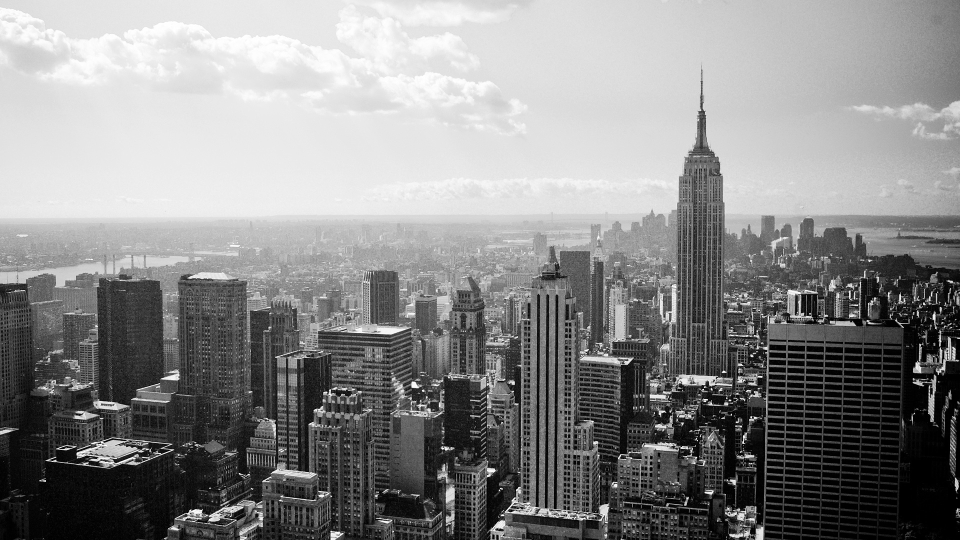
#> input picture Image-lib/background-lib/City/city-wallpaper-11.jpg, 1920 x 1080 px, given as the content of the folder /WebApp2/GeneticDesignProject/Image-lib/background-lib/Dusk/, which was not available (shown at 1/2 size)
$ python apps_instaPostStyle2.py   (older library calls are emulated)
#> lines starting #> are read from the running program, lines starting #| are printed output that depends on the picture; long printed decimals are rounded; pictures that were not available may be replaced by others from this repository, and a replacement may not be noted
### Algorithm_backgroundSelection.py
from PIL import Image
import os, os.path
import random
import numpy as np


def backgroundSelection(category = None):
#> called with category = 'Nature'
    imgBox = []
    cityPath = '/home/linkgish/Desktop/WebApp2/GeneticDesignProject/Image-lib/background-lib/City/'
    dawnPath = '/home/linkgish/Desktop/WebApp2/GeneticDesignProject/Image-lib/background-lib/Dawn/'
    duskPath = '/home/linkgish/Desktop/WebApp2/GeneticDesignProject/Image-lib/background-lib/Dusk/'
    nightPath = '/home/linkgish/Desktop/WebApp2/GeneticDesignProject/Image-lib/background-lib/Night/'

    listNature = [dawnPath, duskPath, nightPath]
    if category == 'Nature':
        selected = random.randint(0,2)
        path = listNature[selected]
        print('Selected Path = ', path)

    if category == 'City':
        path = cityPath
    elif category == 'Dawn':
        path = dawnPath
    elif category == 'Dusk':
        path = duskPath
    elif category == 'Night':
        path = nightPath

    validImage = [".jpg", ".jpeg", ".png"]

    for image in os.listdir(path):
        extensionImage = os.path.splitext(image)[1]
        if extensionImage.lower() not in validImage:
            continue
        imgBox.append(Image.open(os.path.join(path,image)))

    imgRandom = random.randint(0,len(imgBox)-1)
#> imgRandom = 0
    print('Selected Image = ', imgBox[imgRandom])
#| Selected Image =  <PIL.JpegImagePlugin.JpegImageFile image mode=RGB size=1920x1080 at 0x7F7521563310>
    return imgBox[imgRandom]
#> returned value is the input picture: PIL image 1920x1080 RGB; min 0, max 255, mean 136

# backgroundSelection(category='Nature')

### Algorithm_BackgroundManipulation.py
import cv2
import numpy as np
from matplotlib import pyplot as plt

def GammaCorrection(image=None, gamma=2.5):
    lookUpTable = np.empty((1,256), np.uint8)
    for i in range(256):
        lookUpTable[0,i] = np.clip(pow(i / 255.0, gamma) * 255.0, 0, 255)
    res = cv2.LUT(image, lookUpTable)
    return (res)

def whatsGamma(img_source = None):
    plt.hist(img_source.ravel(),256,[0,256])
    histr = cv2.calcHist([img_source], [0], None, [256], [0,256]) #Channel set to 0 for Grayscale image
#> histr = 256 values, max 60220 at index 0, min 2330 at index 254, mean 8100

    dark = np.average(histr[:127])
#> dark = 7412.8
    light = np.average(histr[127:])
#> light = 8776.6
    ave = np.average(histr)
#> ave = 8100
    gamma = ((ave+light)/ave)+0.5
#> gamma = 2.58
    print('Gamma changer algorithm...')
    print('dark = ', dark)
#| dark =  7412.7793
    print('light = ', light)
#| light =  8776.565
    # print('ave = ', ave)
    print('gamma = ', gamma)
#| gamma =  2.584
    # [8 lines of commented-out code are left out]
    return gamma
    # plt.show()

### Algorithm_Crop1x1.py
import cv2
import numpy as np
from PIL import ImageFont, ImageDraw, Image, ImageFilter

def crop1x1_cv2(img_source,img_size):
    #img_source = str(img_source)
    #img = cv2.imread(img_source)
    img = img_source
    old_size = img.shape[:2]       #Original size
    #print(old_size)
    # => (288, 352)
    ratio = float(img_size)/min(old_size)
    new_size = tuple([int(x*ratio) for x in old_size])      #Changed to the new size in same ratio
    #print(ratio,' and ',new_size)
    # => 0.6363636363636364  and  (183, 224)#
    img = cv2.resize(img, (new_size[1], new_size[0]))
    if img.shape[1]>=img.shape[0]:
        gap = (img.shape[1]-img.shape[0])//2
        # print(gap)
        new_img = img[0:img.shape[0], gap:img.shape[0]+gap]
        # new_img = img[img.shape[1]:10, img.shape[0]:50]
    else:
        gap = (img.shape[1]-img.shape[0])//2
        # print(gap)
        new_img = img[gap:img.shape[1]+gap, 0:img.shape[1]]
    # [18 lines of commented-out code are left out]
    '''a = np.array([[1,2,3], [4,5,6], [7,8,9]])
    print(a)
    a.reshape(-1,2,2,2)
    print(a)'''
    # [4 lines of commented-out code are left out]
    return new_img

# [7 lines of commented-out code are left out]

### Algorithm_drawTitleStyle2.py
from PIL import ImageFont, ImageDraw, Image, ImageFilter
from Algorithm_Text import TextDrawShade

def drawTitleStyle2(imageSource = None,
                    bigText = "LinkGish",
                    littleText = "Innovation Center",
                    bigTextColor = (0,0,0,255),
                    littleTextColor = (255,255,255,255),
                    bigFontSize = 1300,
                    littleTextSize = 600,
                        ):
    img = imageSource
    #Draw big text in title
    fontPath = '/home/linkgish/Desktop/WebApp2/GeneticDesignProject/Font-lib/Tulpen_One/TulpenOne-Regular.ttf'   #Open custom font
    fontSize = bigFontSize     #Set font size
    font = ImageFont.truetype(fontPath,fontSize,0,"unic",None)  #Generate font
    titleText = bigText
    titleText = titleText.upper()     #Input title text
    textsize = font.getsize(titleText)   #Getting the width and height of the text
    # Making the big title
    canvas = Image.new('RGBA', (textsize[0]+300, textsize[1]), 0)
    draw = ImageDraw.Draw(canvas)
    draw.text((0,0), titleText, font = font, fill = bigTextColor)
    # canvas.show()

    #Draw a sub text below the big title
    # subFontPath = '/home/linkgish/Desktop/WebApp2/GeneticDesignProject/Font-lib/Marck_Script/MarckScript-Regular.ttf'   #Open custom font
    subFontPath = '/home/linkgish/Desktop/WebApp2/GeneticDesignProject/Font-lib/Great_Vibes/GreatVibes-Regular.ttf'   #Open custom font
    subFontSize = littleTextSize
    subFont = ImageFont.truetype(subFontPath, subFontSize)
    subText = littleText
    subTextSize = subFont.getsize(subText)

    #MAking sub title
    subCanvas = Image.new('RGBA', (subTextSize[0]+100, subTextSize[1]), 0)
    drawSubs = ImageDraw.Draw(subCanvas)
    drawSubs.text((100,0), subText, font=subFont, fill=littleTextColor)
    subCanvas = subCanvas.rotate(5, expand=5)
    print(subCanvas.size[0], ' and ', canvas.size[0])

    # to press the size of subs fit to big title
    if subCanvas.size[0] > canvas.size[0]:
        R = canvas.size[0]/subCanvas.size[0]
        NS = int(R*subCanvas.size[0]), int(R*subCanvas.size[1])
        subCanvas = subCanvas.resize(NS, Image.ANTIALIAS)

    # subCanvas.show()

    #Making the full paste title and sub
    fullCanvasSize = (canvas.size[0], canvas.size[1]+int(0.5*subCanvas.size[1]))
    fullCanvas = Image.new('RGBA', (fullCanvasSize), 0)
    fullCanvas.paste(canvas, (0,0), canvas)
    fullCanvas.paste(subCanvas, (fullCanvasSize[0]-subCanvas.size[0], fullCanvasSize[1]- int(subCanvas.size[1])), subCanvas)

    # Change the size
    ratio = (img.size[1]/4)/fullCanvasSize[1]
    print('Ratio = ',ratio)
    CWidth = int(ratio*(canvas.size[0]-300))
    outputSize = int(ratio*fullCanvasSize[0]), int(ratio*fullCanvasSize[1])
    fullCanvas = fullCanvas.resize(outputSize ,Image.ANTIALIAS)
    print('Full title text size = ', fullCanvas.size)
    # fullCanvas.show()
    if (fullCanvas.size[0]>(img.size[0]*2/3)):
        W_ratio = (img.size[0]*0.6) / fullCanvas.size[0]
        CWidth = CWidth*W_ratio
        print('W ratio', W_ratio)
        newSize = int(W_ratio*fullCanvas.size[0]), int(W_ratio*fullCanvas.size[1])
        fullCanvas = fullCanvas.resize(newSize ,Image.ANTIALIAS)

    print('Full title text size = ', fullCanvas.size)

    img.paste(fullCanvas, (int((img.size[0]-CWidth)/2), img.size[1]//4), fullCanvas)
    return img

### Algorithm_CopyRight.py
from PIL import ImageFont, ImageDraw, Image, ImageFilter

def drawCopyright(image = None,
                    subsFont = '/home/linkgish/Desktop/WebApp2/GeneticDesignProject/Font-lib/Muli/Muli-RegularItalic.ttf',   #Open custom font):
                    copyRight = 'Generated by AiDesign',
        ):
    #Copyright
    result_img = image
    img_size = result_img.size[1]
    subs_font = ImageFont.truetype(subsFont,100)
    textSize = subs_font.getsize(copyRight)

    canvas = Image.new('RGBA', textSize)
    draw = ImageDraw.Draw(canvas)
    draw.text((0,0),copyRight, fill='white',font=subs_font)

    ratio = (result_img.size[1]/50)/textSize[1]
    newSize = int(textSize[0]*ratio), int(textSize[1]*ratio)

    # print(newSize)
    canvas = canvas.resize(newSize, Image.ANTIALIAS)

    # print(canvas)
    result_img.paste(canvas, (img_size*24//30,(img_size*29//30)), canvas )
    return result_img

### Algorithm_logoMaker.py
from PIL import ImageFont, ImageDraw, Image, ImageFilter
import numpy as np
from Algorithm_Sosmed import drawHashtag
from Algorithm_Sosmed import drawIGaccount
# import cv2
pathLogo_MDC = '/home/linkgish/Desktop/WebApp2/GeneticDesignProject/Image-lib/Logo-lib/logo-MDC-Fit.png'

def drawMDClogo(logoPath = pathLogo_MDC,
                targetHeight = 500,
                ):
    # print(logoPath)

    # Finding size only

    # img = cv2.imread(logoPath)
    # cv2.imshow('RAW', img)
    # cv2.waitKey(0)

    # x1 x2 - y1 y2
    # 180 767 - 90 570


    mdc = Image.open(logoPath)
    overlayColor = Image.new('RGBA',(mdc.size),color='white')
    mdcWhite = Image.composite(overlayColor,mdc,mdc)
    ratio = targetHeight/mdcWhite.size[1]
    newSize = int(ratio*mdcWhite.size[0]), int(ratio*mdcWhite.size[1])
    mdcWhite = mdcWhite.resize(newSize, Image.ANTIALIAS)
    # [5 lines of commented-out code are left out]
    print('Logo MDC size = ',mdcWhite.size)
    return mdcWhite
# drawMDClogo()

# [64 lines left out: functions logoResizer, combineLogo, not called in this run]


# combineLogo(mdc = drawMDClogo(),#targetHeight = targetHeight)
#                 hashTag = drawHashtag(), #targetHeight=targetHeight)
#                 instagram = drawIGaccount(instaAccount='@Ai.Design'))

### apps_instaPostStyle2.py
import cv2
import numpy as np
from PIL import ImageFont, ImageDraw, Image, ImageFilter
from time import ctime

from Algorithm_backgroundSelection import backgroundSelection
from Algorithm_Crop1x1 import crop1x1_cv2
from Algorithm_BackgroundManipulation import GammaCorrection, whatsGamma
from Algorithm_drawTitleStyle2 import drawTitleStyle2
from AlgorithmcolorMaterial import random2MaterialColor, selectColor
from Algorithm_Sosmed import drawHashtag, drawIGaccount, drawAnotherSosmed
from Algorithm_CopyRight import drawCopyright
from Algorithm_logoMaker import combineLogo, drawMDClogo, logoResizer


img = backgroundSelection(category='Nature').convert('RGB')
# img = Image.open('/home/linkgish/Desktop/WebApp2/GeneticDesignProject/Image-lib/background-lib/City/city-wallpaper-27.jpg')
img = np.array(img)
img = img[:, :, ::-1].copy()
gammaIs = whatsGamma(img)
#> gammaIs = 2.58
img = GammaCorrection(image=img,
                        gamma=gammaIs)
#> in GammaCorrection, `res = cv2.LUT(image, lookUpTable)`:
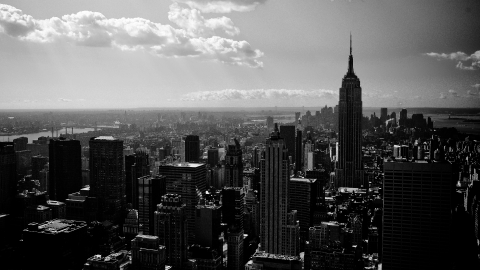
#> res: shape (1080, 1920, 3) (shown at 1/4 size); min 0, max 255, mean 87.6
img_size = 2000
img = crop1x1_cv2(img,img_size)  #Crop the image in square dimension
#> in crop1x1_cv2, `new_img = img[0:img.shape[0], gap:img.shape[0]+gap]`:
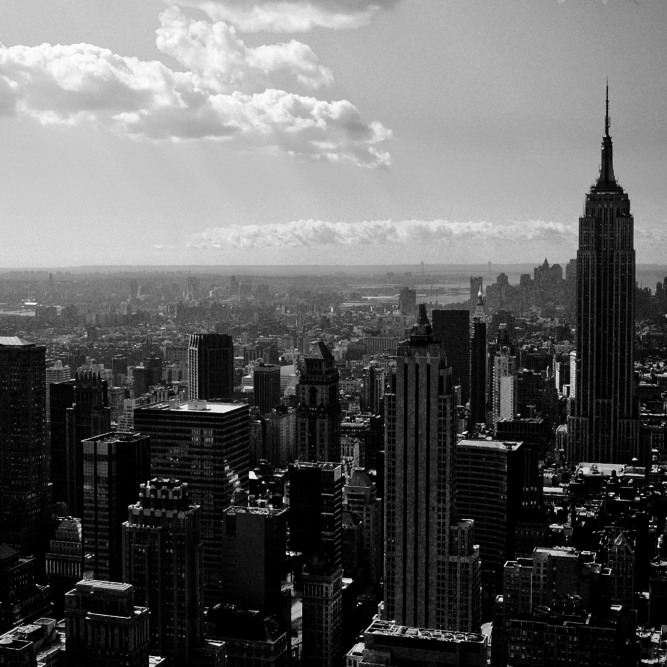
#> new_img: shape (2000, 2000, 3) (shown at 1/3 size); min 0, max 255, mean 96.5
img = cv2.cvtColor(img, cv2.COLOR_BGR2RGB)
img = Image.fromarray(img)

#Making the text
img = drawTitleStyle2(bigText="Lebih dari ini",
                        littleText='pernah kita lalui',
                        imageSource=img,
                        bigTextColor=(255,255,255,255), #selectColor(color='grey'),
                        littleTextColor=(255,224,130),
                        bigFontSize=1300,
                        littleTextSize=500,
                        )
#> in drawTitleStyle2, `subCanvas = subCanvas.rotate(5, expand=5)`:
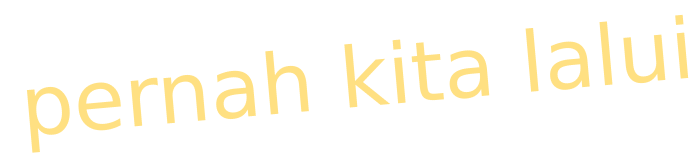
#> subCanvas: PIL image 4185x929 RGBA (shown at 1/6 size); mean R, G, B, A 27.1, 23.8, 13.8, 26.5; transparent parts drawn white
#| 4185  and  9818
#> in drawTitleStyle2, `fullCanvas.paste(subCanvas, (fullCanvasSize[0]-subCanvas.size[0], full..`:
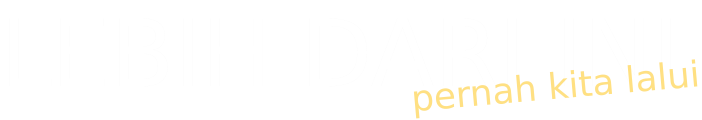
#> fullCanvas: PIL image 9818x1671 RGBA (shown at 1/14 size); mean R, G, B, A 49.5, 48.7, 46.4, 49.3; transparent parts drawn white
#| Ratio =  0.2992
#| Full title text size =  (2937, 500)
#| W ratio 0.4086
#> in drawTitleStyle2, `fullCanvas = fullCanvas.resize(newSize ,Image.ANTIALIAS)`:
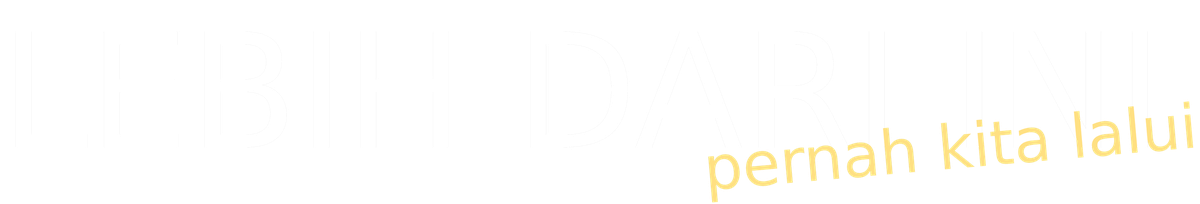
#> fullCanvas: PIL image 1200x204 RGBA; mean R, G, B, A 61.7, 60.8, 57.1, 49.3; transparent parts drawn white
#| Full title text size =  (1200, 204)

img = drawCopyright(image=img)
img = combineLogo(image=img,
                    mdc=drawMDClogo(),
                    instagram= drawIGaccount(instaAccount='@Rzf.Gsh'),
                    hashTag= drawHashtag(hashTag='Quotes Muslim'),
                    targetHeight= int(img.size[1]/15),
                    )
#> (the run stopped early here; a loop or call above may not have finished)

$ run again, on Image-lib/background-lib/City/city-wallpaper-17.jpg
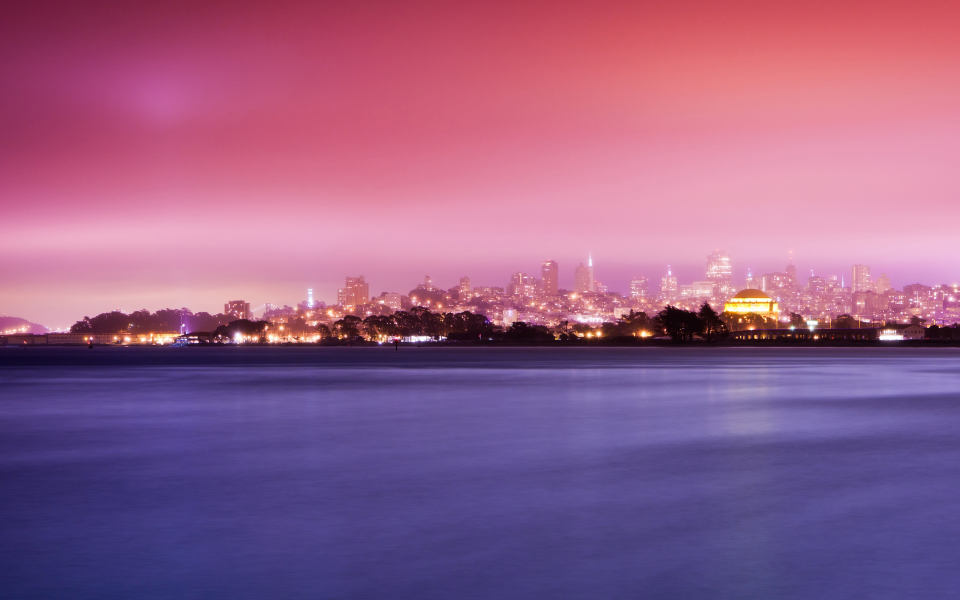
#> input picture Image-lib/background-lib/City/city-wallpaper-17.jpg, 2880 x 1800 px, given as the content of the folder /WebApp2/GeneticDesignProject/Image-lib/background-lib/Dusk/, which was not available (shown at 1/3 size)
#> imgRandom = 0
#| Selected Image =  <PIL.JpegImagePlugin.JpegImageFile image mode=RGB size=2880x1800 at 0x7F75218E5D90>
#> in backgroundSelection, returned value is the input picture: PIL image 2880x1800 RGB; mean R, G, B 150.2, 95.5, 136.7
#> histr = 256 values, max 73339 at index 136, min 156 at index 1, mean 20250
#> dark = 15119.8
#> light = 25300.7
#> ave = 20250
#> gamma = 2.75
#| dark =  15119.756
#| light =  25300.705
#| gamma =  2.749
#> in GammaCorrection, `res = cv2.LUT(image, lookUpTable)`:
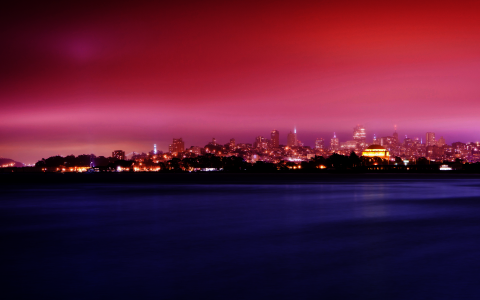
#> res: shape (1800, 2880, 3) (shown at 1/6 size); mean B, G, R 54.2, 25.5, 89.1
#> in crop1x1_cv2, `new_img = img[0:img.shape[0], gap:img.shape[0]+gap]`:
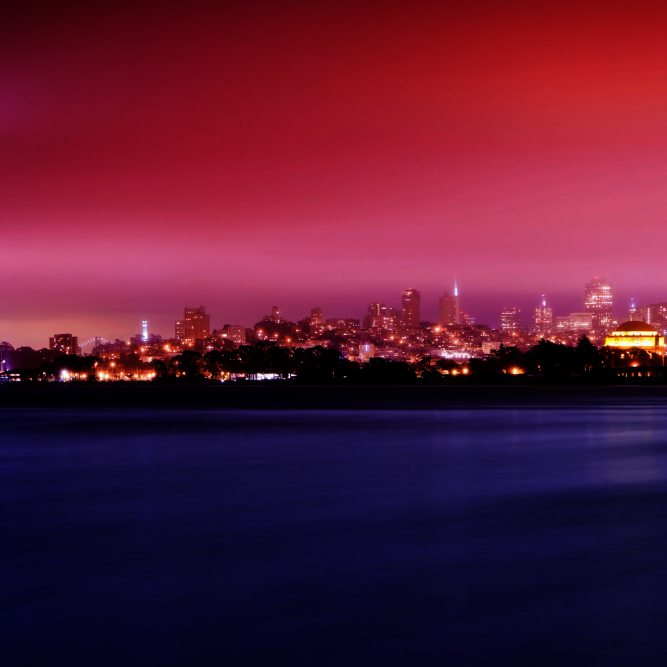
#> new_img: shape (2000, 2000, 3) (shown at 1/3 size); mean B, G, R 53.2, 25, 90.5
#| 4185  and  9818
#| Ratio =  0.2992
#| Full title text size =  (2937, 500)
#| W ratio 0.4086
#| Full title text size =  (1200, 204)
#> overlayColor: PIL image 2880x1800 RGBA; every value is 255

$ run again, on Image-lib/background-lib/City/city-wallpaper-18.jpg
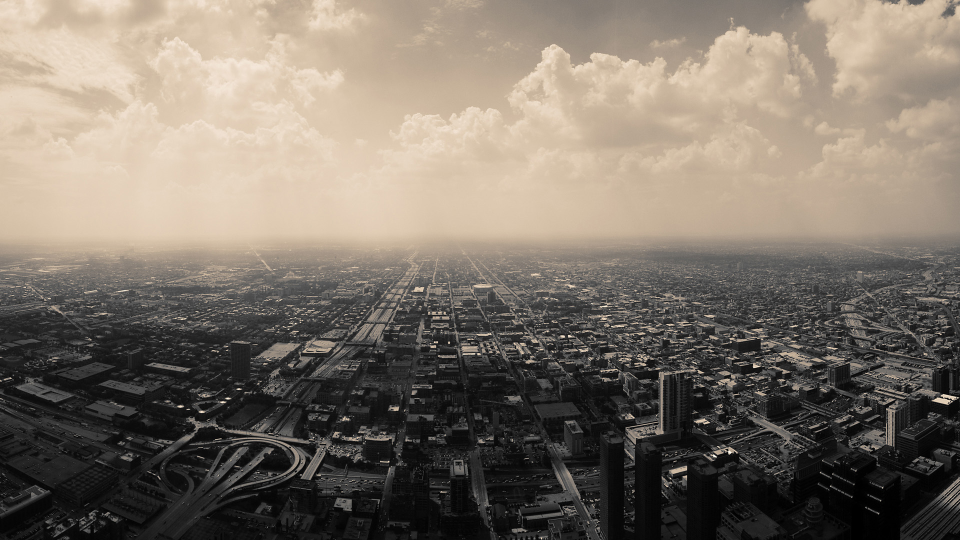
#> input picture Image-lib/background-lib/City/city-wallpaper-18.jpg, 1920 x 1080 px, given as the content of the folder /WebApp2/GeneticDesignProject/Image-lib/background-lib/Dusk/, which was not available (shown at 1/2 size)
#> imgRandom = 0
#| Selected Image =  <PIL.JpegImagePlugin.JpegImageFile image mode=RGB size=1920x1080 at 0x7F75218E5D90>
#> in backgroundSelection, returned value is the input picture: PIL image 1920x1080 RGB; mean R, G, B 125, 115.5, 104.7
#> histr = 256 values, max 22398 at index 152, min 0 at index 234, mean 8100
#> dark = 8535.5
#> light = 7671.2
#> ave = 8100
#> gamma = 2.45
#| dark =  8535.527
#| light =  7671.2246
#| gamma =  2.447
#> in GammaCorrection, `res = cv2.LUT(image, lookUpTable)`:
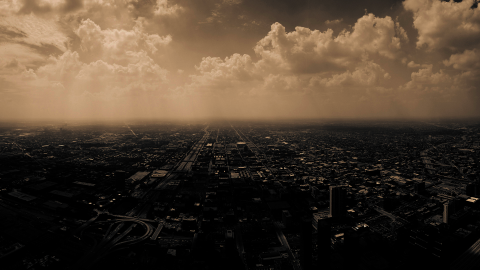
#> res: shape (1080, 1920, 3) (shown at 1/4 size); mean B, G, R 47.1, 62.3, 77.7
#> in crop1x1_cv2, `new_img = img[0:img.shape[0], gap:img.shape[0]+gap]`:
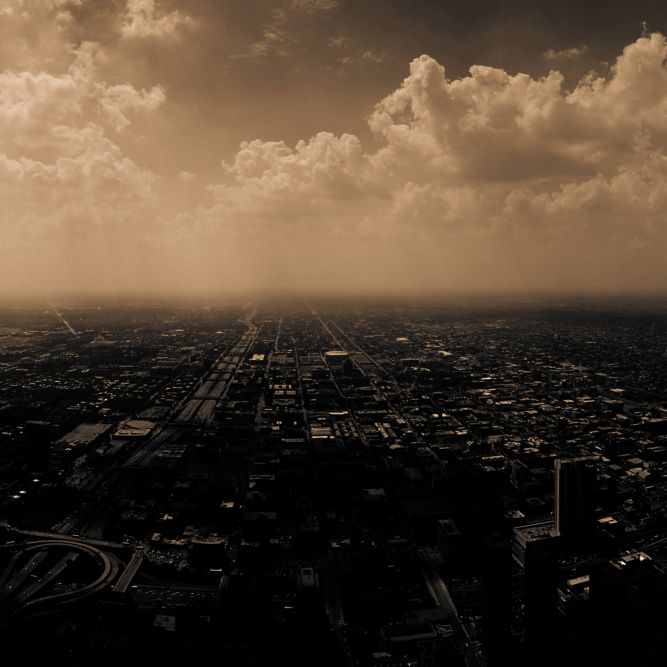
#> new_img: shape (2000, 2000, 3) (shown at 1/3 size); mean B, G, R 47.6, 63.2, 79
#| 4185  and  9818
#| Ratio =  0.2992
#| Full title text size =  (2937, 500)
#| W ratio 0.4086
#| Full title text size =  (1200, 204)
#> overlayColor: PIL image 1920x1080 RGBA; every value is 255
